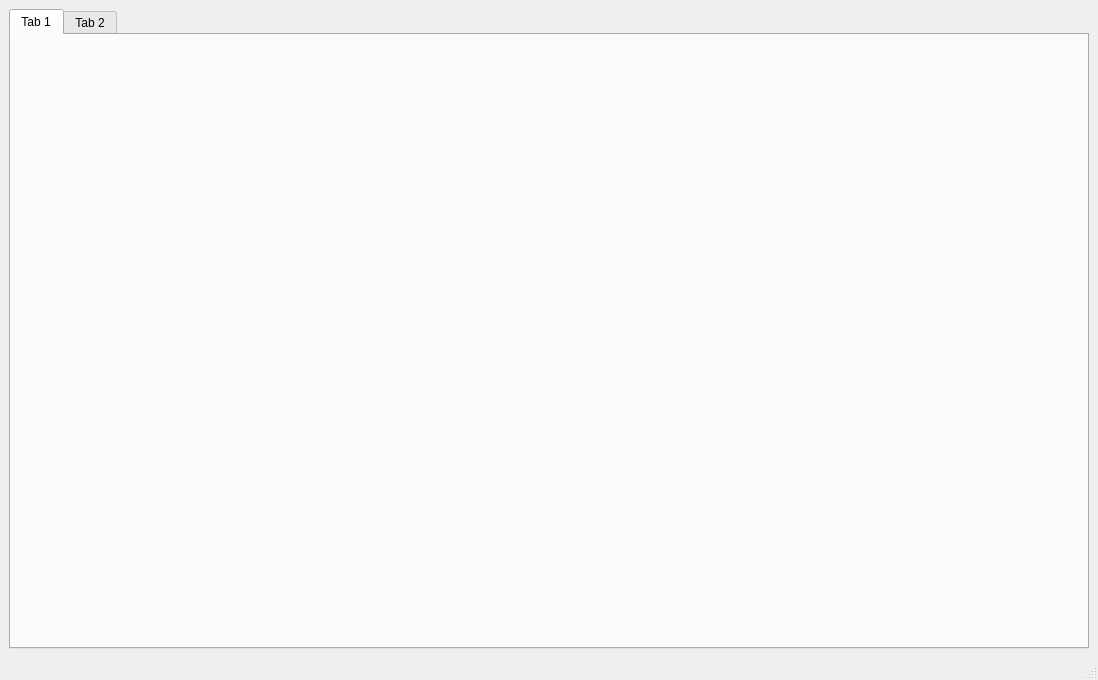
<?xml version="1.0" encoding="UTF-8"?>
<ui version="4.0">
 <class>MainWindow</class>
 <widget class="QMainWindow" name="MainWindow">
  <property name="geometry">
   <rect>
    <x>0</x>
    <y>0</y>
    <width>1098</width>
    <height>680</height>
   </rect>
  </property>
  <property name="windowTitle">
   <string>MainWindow</string>
  </property>
  <widget class="QWidget" name="centralwidget">
   <layout class="QFormLayout" name="formLayout">
    <item row="0" column="0" colspan="2">
     <widget class="QTabWidget" name="tabWidget">
      <widget class="QWidget" name="tab">
       <attribute name="title">
        <string>Tab 1</string>
       </attribute>
      </widget>
      <widget class="QWidget" name="tab_2">
       <attribute name="title">
        <string>Tab 2</string>
       </attribute>
      </widget>
     </widget>
    </item>
   </layout>
  </widget>
  <widget class="QMenuBar" name="menubar">
   <property name="geometry">
    <rect>
     <x>0</x>
     <y>0</y>
     <width>1098</width>
     <height>26</height>
    </rect>
   </property>
  </widget>
  <widget class="QStatusBar" name="statusbar"/>
 </widget>
 <resources/>
 <connections/>
</ui>
